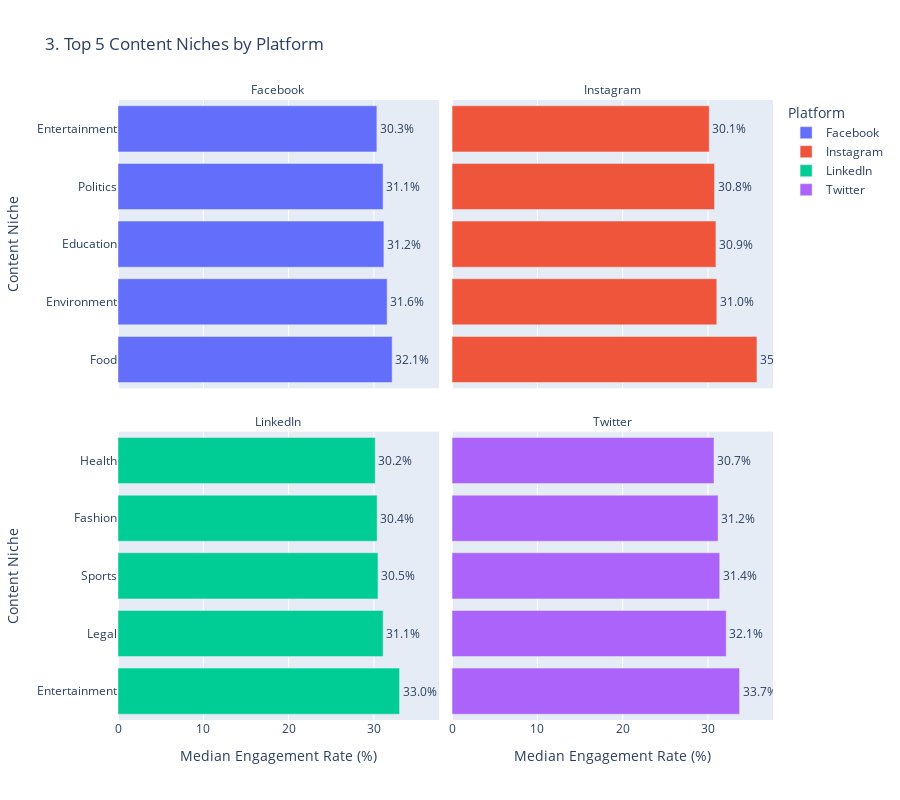

This figure's notebook cell:
### Markdown cell above
## 3️⃣ Content Niche Performance by Platform
**Question:** What content topics work best on each platform?

### Code cell
niche_platform = feat_df.groupby(['Platform', 'Content Niche']).agg({
    'True Engagement Rate': 'median',
    'Post ID': 'count'
}).rename(columns={'Post ID': 'Post Count'}).reset_index()

niche_platform = niche_platform[niche_platform['Post Count'] >= 50]
top_niches = niche_platform.sort_values(['Platform', 'True Engagement Rate'], ascending=[True, False])
top_niches = top_niches.groupby('Platform').head(5)

fig = px.bar(
    top_niches,
    x='True Engagement Rate',
    y='Content Niche',
    color='Platform',
    facet_col='Platform',
    facet_col_wrap=2,
    title='3. Top 5 Content Niches by Platform',
    labels={'True Engagement Rate': 'Median Engagement Rate (%)'},
    height=800,
    text='True Engagement Rate'
)
fig.update_traces(texttemplate='%{text:.1f}%', textposition='outside')
fig.update_yaxes(matches=None)
fig.for_each_annotation(lambda a: a.update(text=a.text.split("=")[-1]))
fig.show()

### Figure 1 — Plotly figure (JSON) as saved in the notebook; plotly's stock layout.template omitted (floating-point values rounded to 4 significant figures)
{"data": [{"hovertemplate": "Platform=Facebook<br>Median Engagement Rate (%)=%{text}<br>Content Niche=%{y}<extra></extra>", "legendgroup": "Facebook", "marker": {"color": "#636efa", "pattern": {"shape": ""}}, "name": "Facebook", "orientation": "h", "showlegend": true, "text": [32.14, 31.55, 31.17, 31.07, 30.35], "textposition": "outside", "texttemplate": "%{text:.1f}%", "type": "bar", "x": [32.14, 31.55, 31.17, 31.07, 30.35], "xaxis": "x3", "y": ["Food", "Environment", "Education", "Politics", "Entertainment"], "yaxis": "y3"}, {"hovertemplate": "Platform=Instagram<br>Median Engagement Rate (%)=%{text}<br>Content Niche=%{y}<extra></extra>", "legendgroup": "Instagram", "marker": {"color": "#EF553B", "pattern": {"shape": ""}}, "name": "Instagram", "orientation": "h", "showlegend": true, "text": [35.74, 31.03, 30.93, 30.77, 30.15], "textposition": "outside", "texttemplate": "%{text:.1f}%", "type": "bar", "x": [35.74, 31.03, 30.93, 30.77, 30.15], "xaxis": "x4", "y": ["Food", "Fashion", "Social Issues", "Sports", "General"], "yaxis": "y4"}, {"hovertemplate": "Platform=LinkedIn<br>Median Engagement Rate (%)=%{text}<br>Content Niche=%{y}<extra></extra>", "legendgroup": "LinkedIn", "marker": {"color": "#00cc96", "pattern": {"shape": ""}}, "name": "LinkedIn", "orientation": "h", "showlegend": true, "text": [33.0, 31.08, 30.48, 30.38, 30.15], "textposition": "outside", "texttemplate": "%{text:.1f}%", "type": "bar", "x": [33.0, 31.08, 30.48, 30.38, 30.15], "xaxis": "x", "y": ["Entertainment", "Legal", "Sports", "Fashion", "Health"], "yaxis": "y"}, {"hovertemplate": "Platform=Twitter<br>Median Engagement Rate (%)=%{text}<br>Content Niche=%{y}<extra></extra>", "legendgroup": "Twitter", "marker": {"color": "#ab63fa", "pattern": {"shape": ""}}, "name": "Twitter", "orientation": "h", "showlegend": true, "text": [33.7, 32.14, 31.38, 31.18, 30.71], "textposition": "outside", "texttemplate": "%{text:.1f}%", "type": "bar", "x": [33.7, 32.14, 31.38, 31.18, 30.71], "xaxis": "x2", "y": ["Travel", "Business", "Politics", "Health", "Lifestyle"], "yaxis": "y2"}], "layout": {"annotations": [{"font": {}, "showarrow": false, "text": "LinkedIn", "x": 0.245, "xanchor": "center", "xref": "paper", "y": 0.465, "yanchor": "bottom", "yref": "paper"}, {"font": {}, "showarrow": false, "text": "Twitter", "x": 0.755, "xanchor": "center", "xref": "paper", "y": 0.465, "yanchor": "bottom", "yref": "paper"}, {"font": {}, "showarrow": false, "text": "Facebook", "x": 0.245, "xanchor": "center", "xref": "paper", "y": 1.0, "yanchor": "bottom", "yref": "paper"}, {"font": {}, "showarrow": false, "text": "Instagram", "x": 0.755, "xanchor": "center", "xref": "paper", "y": 1.0, "yanchor": "bottom", "yref": "paper"}], "barmode": "relative", "height": 800, "legend": {"title": {"text": "Platform"}, "tracegroupgap": 0}, "title": {"text": "3. Top 5 Content Niches by Platform"}, "xaxis": {"anchor": "y", "domain": [0, 0.49], "title": {"text": "Median Engagement Rate (%)"}}, "xaxis2": {"anchor": "y2", "domain": [0.51, 1], "matches": "x", "title": {"text": "Median Engagement Rate (%)"}}, "xaxis3": {"anchor": "y3", "domain": [0, 0.49], "matches": "x", "showticklabels": false}, "xaxis4": {"anchor": "y4", "domain": [0.51, 1], "matches": "x", "showticklabels": false}, "yaxis": {"anchor": "x", "domain": [0, 0.465], "title": {"text": "Content Niche"}}, "yaxis2": {"anchor": "x2", "domain": [0, 0.465], "showticklabels": false}, "yaxis3": {"anchor": "x3", "domain": [0.535, 1.0], "title": {"text": "Content Niche"}}, "yaxis4": {"anchor": "x4", "domain": [0.535, 1.0], "showticklabels": false}}}
